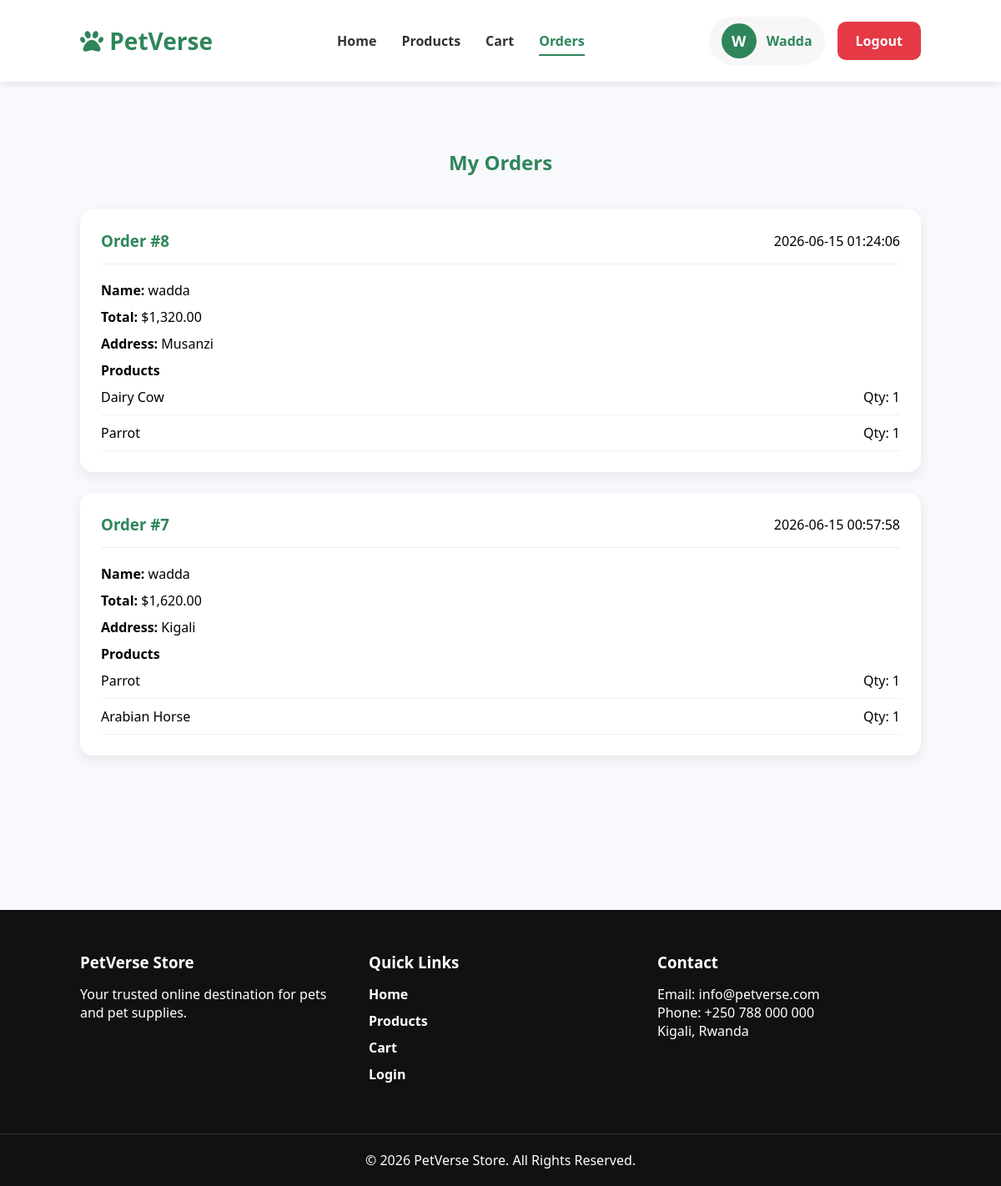
/my-orders.php (signed in), run on the app's committed database.
### tables this page shows
CREATE TABLE `orders` (
  `id` int(11) NOT NULL,
  `customer_name` varchar(255) NOT NULL,
  `email` varchar(255) NOT NULL,
  `phone` varchar(50) NOT NULL,
  `address` text NOT NULL,
  `total_amount` decimal(10,2) NOT NULL,
  `order_date` timestamp NOT NULL DEFAULT current_timestamp(),
  `user_id` int(11) DEFAULT NULL
);

CREATE TABLE `order_items` (
  `id` int(11) NOT NULL,
  `order_id` int(11) NOT NULL,
  `product_id` int(11) NOT NULL,
  `quantity` int(11) NOT NULL,
  `price` decimal(10,2) NOT NULL
);

CREATE TABLE `products` (
  `id` int(11) NOT NULL,
  `name` varchar(255) NOT NULL,
  `category` varchar(100) NOT NULL,
  `price` decimal(10,2) NOT NULL,
  `image` varchar(255) NOT NULL,
  `description` text DEFAULT NULL,
  `stock` int(11) DEFAULT 0,
  `created_at` timestamp NOT NULL DEFAULT current_timestamp()
);

### my-orders.php (the view, shortened to what this page needs)
<?php
    include 'includes/db.php';
    $user_id = $_SESSION['user_id'];
    $orders =
    mysqli_query(
    $conn,
    "SELECT * FROM orders
    WHERE user_id='$user_id'
    ORDER BY id DESC"
    );
?>
<!DOCTYPE html>
<html>
<head>
    <link rel="stylesheet" href="assets/css/style.css">
    <link href="https://cdnjs.cloudflare.com/ajax/libs/font-awesome/6.5.1/css/all.min.css" rel="stylesheet">
</head>
<body>
<header>
    <nav class="navbar">
        <div class="logo">
            <i class="fa-solid fa-paw"></i>
            PetVerse
        </div>
        <ul class="nav-links">
            <li><a href="index.php">Home</a></li>
            <li><a href="products.php">Products</a></li>
            <li><a href="cart.php">Cart</a></li>
            <li><a href="index.php" class="<?php if(basename($_SERVER['PHP_SELF'])=='my-orders.php') echo 'active'; ?>">Orders</a></li>
        </ul>
        <?php if(isset($_SESSION['user_id'])){ ?>
        <div class="user-menu">
            <div class="user-profile">
                <div class="user-avatar">
                    <?php echo strtoupper(substr($_SESSION['user_name'],0,1)); ?>
                </div>
                <span class="user-name">
                    <?php echo $_SESSION['user_name']; ?>
                </span>
            </div>
            <a href="logout.php" class="logout-btn">
                Logout
            </a>
        </div>
        <?php } ?>
    </nav>
</header>
<main>
    <section class="orders-page">
        <h1>My Orders</h1>
        <?php
        if(mysqli_num_rows($orders) > 0){
        while($order = mysqli_fetch_assoc($orders)){
        ?>
        <div class="order-card">
            <div class="order-header">
                <h3>
                Order #<?php echo $order['id']; ?>
                </h3>
                <span>
                <?php echo $order['order_date']; ?>
                </span>
            </div>
            <div class="order-body">
                <p>
                <strong>Name:</strong>
                <?php echo $order['customer_name']; ?>
                </p>
                <p>
                <strong>Total:</strong>
                $<?php echo number_format($order['total_amount'],2); ?>
                </p>
                <p>
                <strong>Address:</strong>
                <?php echo $order['address']; ?>
                </p>
            </div>
            <h4>Products</h4>
            <?php
                $order_id = $order['id'];
                $items =
                mysqli_query(
                $conn,
                "SELECT
                order_items.*,
                products.name
                FROM order_items
                JOIN products
                ON order_items.product_id = products.id
                WHERE order_items.order_id='$order_id'"
                );
                while($item = mysqli_fetch_assoc($items)){
            ?>
            <div class="order-item">
                <span>
                    <?php echo $item['name']; ?>
                </span>
                <span>
                    Qty:
                    <?php echo $item['quantity']; ?>
                </span>
            </div>
            <?php } ?>
        </div>
        <?php
        }
        } ?>
    </section>
</main>
<footer>
    <div class="footer-container">
        <div class="footer-section">
            <h3>PetVerse Store</h3>
            <p>
            Your trusted online destination
            for pets and pet supplies.
            </p>
        </div>
        <div class="footer-section">
            <h3>Quick Links</h3>
            <ul>
                <li><a href="index.php">Home</a></li>
                <li><a href="products.php">Products</a></li>
                <li><a href="cart.php">Cart</a></li>
                <li><a href="login.php">Login</a></li>
            </ul>
        </div>
        <div class="footer-section">
            <h3>Contact</h3>
            <p>Email: info@petverse.com</p>
            <p>Phone: +250 788 000 000</p>
            <p>Kigali, Rwanda</p>
        </div>
    </div>
    <div class="footer-bottom">
        <p>
        © 2026 PetVerse Store.
        All Rights Reserved.
        </p>
    </div>
</footer>
</body>
</html>

### assets/css/style.css (style rules this page uses)
* { margin:0; padding:0; box-sizing:border-box; font-family:'Segoe UI',sans-serif; }
html, body { height:100%; }
body { min-height:100vh; display:flex; flex-direction:column; background:#f7f9fc; }
main { flex:1; }
.navbar { display:flex; justify-content:space-between; align-items:center; padding:20px 8%; background:#ffffff; box-shadow:0 2px 10px rgba(0,0,0,.1); }
.logo { font-size:28px; font-weight:bold; color:#2f855a; }
.nav-links { display:flex; list-style:none; gap:30px; }
.nav-links a { text-decoration:none; color:#333; font-weight:600; }
.nav-links a.active { color:#2f855a; border-bottom:2px solid #2f855a; padding-bottom:5px; }
.user-menu { display:flex; align-items:center; gap:15px; }
.user-profile { display:flex; align-items:center; gap:12px; background:#f7f7f7; padding:8px 15px; border-radius:50px; }
.user-avatar { width:42px; height:42px; border-radius:50%; background:#2f855a; color:#fff; display:flex; align-items:center; justify-content:center; font-weight:bold; font-size:18px; }
.user-name { font-weight:600; color:#2f855a; }
.logout-btn { background:#e63946; color:white; text-decoration:none; padding:12px 22px; border-radius:10px; font-weight:600; transition:.3s; }
footer { background:#111; color:white; margin-top:80px; }
.footer-container { display:grid; grid-template-columns: repeat(auto-fit,minmax(250px,1fr)); gap:30px; padding:50px 8%; }
.footer-section h3 { margin-bottom:15px; }
.footer-section ul { display:block; }
.footer-section ul li { margin-bottom:10px; list-style:none; }
.footer-section a { color:white; text-decoration:none; }
.footer-bottom { text-align:center; padding:20px; border-top:1px solid #333; }
ul { display:flex; list-style:none; gap:25px; }
ul a { text-decoration:none; color:#333; font-weight:600; }
.orders-page { padding:80px 8%; min-height:60vh; }
.orders-page h1 { text-align:center; margin-bottom:40px; color:#2f855a; }
.order-card { background:white; padding:25px; margin-bottom:25px; border-radius:15px; box-shadow:0 5px 15px rgba(0,0,0,.08); }
.order-header { display:flex; justify-content:space-between; align-items:center; margin-bottom:20px; padding-bottom:15px; border-bottom:1px solid #eee; }
.order-header h3 { color:#2f855a; }
.order-body p { margin:10px 0; }
.order-item { display:flex; justify-content:space-between; padding:10px 0; border-bottom:1px solid #f1f1f1; }

### data on the page
orders: id "8", order_date "2026-06-15 01:24:06", customer_name "wadda", total_amount "1,320.00", address "Musanzi"
order_items: product.name "Dairy Cow", quantity "1"
order_items: product.name "Parrot", quantity "1"
orders: id "7", order_date "2026-06-15 00:57:58", customer_name "wadda", total_amount "1,620.00", address "Kigali"
order_items: product.name "Parrot", quantity "1"
order_items: product.name "Arabian Horse", quantity "1"

### other printed values
substr($_SESSION['user_name'],0,1) "W"
$_SESSION['user_name'] "Wadda"
